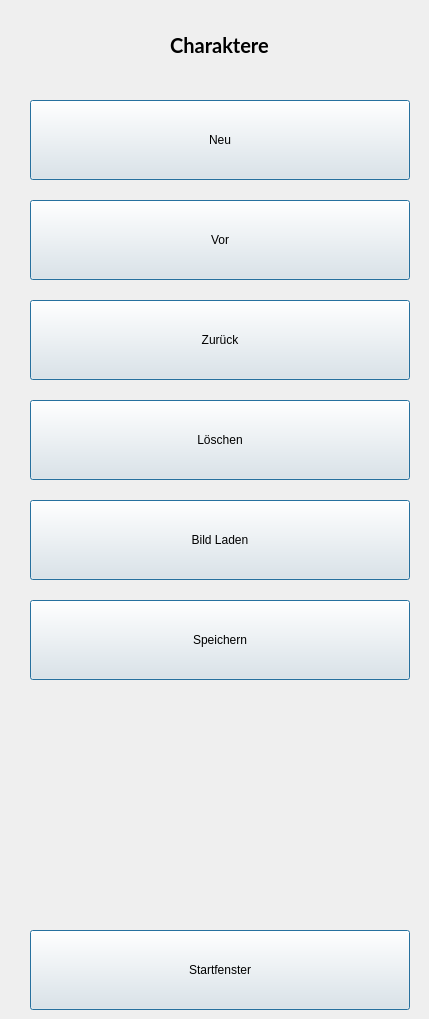
   <widget class="QWidget" name="widgetRight" native="true">
    <property name="maximumSize">
     <size>
      <width>450</width>
      <height>16777215</height>
     </size>
    </property>
    <widget class="QPushButton" name="exitBnt">
     <property name="geometry">
      <rect>
       <x>30</x>
       <y>930</y>
       <width>380</width>
       <height>80</height>
      </rect>
     </property>
     <property name="cursor">
      <cursorShape>PointingHandCursor</cursorShape>
     </property>
     <property name="toolTip">
      <string>Das Startfenster aufrufen</string>
     </property>
     <property name="text">
      <string>Startfenster</string>
     </property>
     <property name="icon">
      <iconset theme="go-home"/>
     </property>
     <property name="iconSize">
      <size>
       <width>32</width>
       <height>32</height>
      </size>
     </property>
     <property name="default">
      <bool>true</bool>
     </property>
     <property name="flat">
      <bool>false</bool>
     </property>
    </widget>
    <widget class="QLabel" name="labelProjects">
     <property name="geometry">
      <rect>
       <x>19</x>
       <y>10</y>
       <width>401</width>
       <height>70</height>
      </rect>
     </property>
     <property name="font">
      <font>
       <family>Lato</family>
       <pointsize>15</pointsize>
       <bold>true</bold>
       <stylestrategy>PreferAntialias</stylestrategy>
       <kerning>true</kerning>
      </font>
     </property>
     <property name="text">
      <string>Charaktere</string>
     </property>
     <property name="scaledContents">
      <bool>false</bool>
     </property>
     <property name="alignment">
      <set>Qt::AlignmentFlag::AlignCenter</set>
     </property>
     <property name="margin">
      <number>1</number>
     </property>
    </widget>
    <widget class="QPushButton" name="newBtn">
     <property name="geometry">
      <rect>
       <x>30</x>
       <y>100</y>
       <width>380</width>
       <height>80</height>
      </rect>
     </property>
     <property name="cursor">
      <cursorShape>PointingHandCursor</cursorShape>
     </property>
     <property name="toolTip">
      <string>Einen neuen Datensatz erstellen</string>
     </property>
     <property name="text">
      <string>Neu</string>
     </property>
     <property name="icon">
      <iconset theme="document-new"/>
     </property>
     <property name="iconSize">
      <size>
       <width>32</width>
       <height>32</height>
      </size>
     </property>
     <property name="default">
      <bool>true</bool>
     </property>
     <property name="flat">
      <bool>false</bool>
     </property>
    </widget>
    <widget class="QPushButton" name="nextBtn">
     <property name="geometry">
      <rect>
       <x>30</x>
       <y>200</y>
       <width>380</width>
       <height>80</height>
      </rect>
     </property>
     <property name="cursor">
      <cursorShape>PointingHandCursor</cursorShape>
     </property>
     <property name="toolTip">
      <string>Einen Datensatz vor</string>
     </property>
     <property name="text">
      <string>Vor</string>
     </property>
     <property name="icon">
      <iconset theme="go-next"/>
     </property>
     <property name="iconSize">
      <size>
       <width>32</width>
       <height>32</height>
      </size>
     </property>
     <property name="default">
      <bool>true</bool>
     </property>
     <property name="flat">
      <bool>false</bool>
     </property>
    </widget>
    <widget class="QPushButton" name="previousBtn">
     <property name="geometry">
      <rect>
       <x>30</x>
       <y>300</y>
       <width>380</width>
       <height>80</height>
      </rect>
     </property>
     <property name="cursor">
      <cursorShape>PointingHandCursor</cursorShape>
     </property>
     <property name="toolTip">
      <string>Einen Datensatz zurück</string>
     </property>
     <property name="text">
      <string>Zurück</string>
     </property>
     <property name="icon">
      <iconset theme="go-previous"/>
     </property>
     <property name="iconSize">
      <size>
       <width>32</width>
       <height>32</height>
      </size>
     </property>
     <property name="default">
      <bool>true</bool>
     </property>
     <property name="flat">
      <bool>false</bool>
     </property>
    </widget>
    <widget class="QPushButton" name="deleteBtn">
     <property name="geometry">
      <rect>
       <x>30</x>
       <y>400</y>
       <width>380</width>
       <height>80</height>
      </rect>
     </property>
     <property name="cursor">
      <cursorShape>PointingHandCursor</cursorShape>
     </property>
     <property name="toolTip">
      <string>Den aktuellen Datensatz löschen</string>
     </property>
     <property name="text">
      <string>Löschen</string>
     </property>
     <property name="icon">
      <iconset theme="user-trash"/>
     </property>
     <property name="iconSize">
      <size>
       <width>32</width>
       <height>32</height>
      </size>
     </property>
     <property name="default">
      <bool>true</bool>
     </property>
     <property name="flat">
      <bool>false</bool>
     </property>
    </widget>
    <widget class="QPushButton" name="imageBtn">
     <property name="geometry">
      <rect>
       <x>30</x>
       <y>500</y>
       <width>380</width>
       <height>80</height>
      </rect>
     </property>
     <property name="cursor">
      <cursorShape>PointingHandCursor</cursorShape>
     </property>
     <property name="toolTip">
      <string>Ein Bild laden</string>
     </property>
     <property name="text">
      <string>Bild Laden</string>
     </property>
     <property name="icon">
      <iconset theme="insert-image"/>
     </property>
     <property name="iconSize">
      <size>
       <width>32</width>
       <height>32</height>
      </size>
     </property>
     <property name="default">
      <bool>true</bool>
     </property>
     <property name="flat">
      <bool>false</bool>
     </property>
    </widget>
    <widget class="QPushButton" name="saveBtn">
     <property name="geometry">
      <rect>
       <x>30</x>
       <y>600</y>
       <width>380</width>
       <height>80</height>
      </rect>
     </property>
     <property name="cursor">
      <cursorShape>PointingHandCursor</cursorShape>
     </property>
     <property name="toolTip">
      <string>Den aktuellen Datensatz speichern</string>
     </property>
     <property name="text">
      <string>Speichern</string>
     </property>
     <property name="icon">
      <iconset theme="document-save"/>
     </property>
     <property name="iconSize">
      <size>
       <width>32</width>
       <height>32</height>
      </size>
     </property>
     <property name="default">
      <bool>true</bool>
     </property>
     <property name="flat">
      <bool>false</bool>
     </property>
    </widget>
   </widget>
